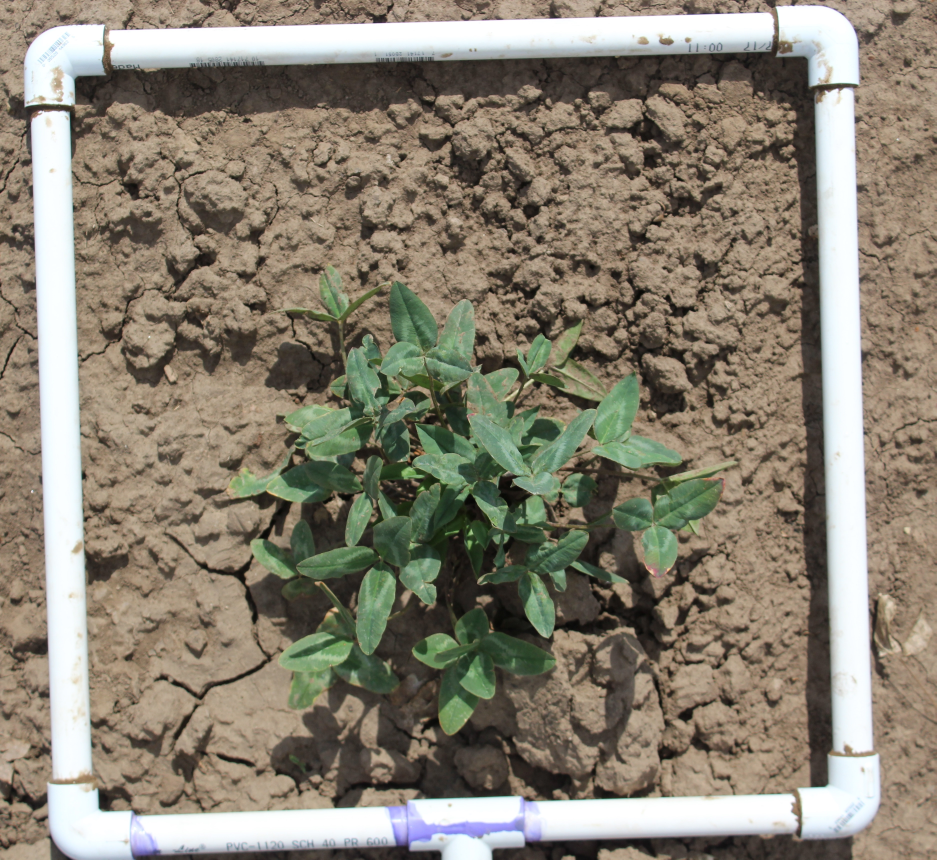
#> input picture OneSegmentImages/Ta00047.jpg, 3745 x 3439 px (shown at 1/4 size); its folder holds only this picture in this run
$ python GroundCover-1SegmentPVCGrid.py
#> lines starting #> are read from the running program, lines starting #| are printed output that depends on the picture; after the words box and inside, x2 and y2 are one past the last pixel; in counts of white or black regions, pixels touching at a corner belong together
# Import the necessary libraries
import cv2
import numpy as np
import matplotlib.pyplot as plt
from sklearn.neighbors import KDTree
from numpy import random, nanmax, argmax, unravel_index
from scipy.spatial.distance import pdist, squareform
from math import sqrt
from itertools import combinations
from random import randint
import math
from collections import defaultdict, OrderedDict, Counter
from skimage import data, segmentation, color
from skimage.future import graph
from matplotlib import pyplot as plt
from skimage import io
import numpy as np
import cv2
from skimage.segmentation import mark_boundaries
from matplotlib.lines import Line2D
from operator import is_not, itemgetter
from functools import partial, reduce
import time
import glob
import os
from os import listdir
import random as rng
import glob
import csv
import pandas as pd
import sys
from shapely.geometry import LineString, Point
import operator

CURRENT_DIRECTORY = os.getcwd()
GRID_IMAGE_PATH = os.path.join(CURRENT_DIRECTORY, "grids", "")
VERTICAL_LINE_INPUT_PATH = os.path.join(CURRENT_DIRECTORY, "PVCGrids", "")
SUBTRACTED_IMAGE_INPUT_PATH = os.path.join(CURRENT_DIRECTORY, "subtracted_output", "")
THRESHED_IMAGE_PATH = os.path.join(CURRENT_DIRECTORY, "threshed_images", "")
OUTPUT_PATH = os.path.join(CURRENT_DIRECTORY, "boundary_lines_bitwise_slic_pvc_output", "")
REG_HOUGHLINES_PATH = os.path.join(CURRENT_DIRECTORY, "regHoughLines", "")
CONTOUR_IMAGE_PATH = os.path.join(CURRENT_DIRECTORY, "PVCGrids", "")
CONTOUR_HORIZONTAL_LINE_INTERSECTION_PATH = os.path.join(CURRENT_DIRECTORY, "ContourHorizontalLineIntersections", "")
BITWISE_IMAGE_PATH = os.path.join(CURRENT_DIRECTORY, "bitwise", "")
CROPCOVER_IMAGE_PATH = os.path.join(CURRENT_DIRECTORY, "subtracted_output", "")
BITWISE_INPUT_PATH = os.path.join(CURRENT_DIRECTORY, "bitwise", "")
PLANT_OUTPUT_PATH = os.path.join(CURRENT_DIRECTORY, "boundary_lines_grid", "")
PVCFRAME_OUTPUT_PATH = os.path.join(CURRENT_DIRECTORY, "bitwise_slic_pvc", "")
FINAL_HSV_OUTPUT_PATH = os.path.join(CURRENT_DIRECTORY, "finalHSV", "")
SUBTRACTED_IMAGE_OUTPUT_PATH = os.path.join(CURRENT_DIRECTORY, "subtracted_output", "")
UNWARPED_IMAGE_PATH = os.path.join(CURRENT_DIRECTORY, "OneSegmentUnwarped", "")

counter = 0
kernel = np.ones((3, 3), np.uint8)


# https://stackoverflow.com/questions/45531074/how-to-merge-lines-after-houghlinesp
# Merges multiple small line segments into a single line segment
def merge_lines_pipeline_2(lines):
    super_lines_final = []
    super_lines = []
    min_distance_to_merge = 50
    min_angle_to_merge = 3

    for line in lines:
        create_new_group = True
        group_updated = False

        for group in super_lines:
            for line2 in group:
                if get_distance(line2, line) < min_distance_to_merge:
                    # check the angle between lines
                    orientation_i = math.atan2((line[0][1]-line[1][1]),(line[0][0]-line[1][0]))
                    orientation_j = math.atan2((line2[0][1]-line2[1][1]),(line2[0][0]-line2[1][0]))

                    if int(abs(abs(math.degrees(orientation_i)) - abs(math.degrees(orientation_j)))) < min_angle_to_merge:
                        #print("angles", orientation_i, orientation_j)
                        #print(int(abs(orientation_i - orientation_j)))
                        group.append(line)

                        create_new_group = False
                        group_updated = True
                        break

            if group_updated:
                break

        if (create_new_group):
            new_group = []
            new_group.append(line)

            for idx, line2 in enumerate(lines):
                # check the distance between lines
                if get_distance(line2, line) < min_distance_to_merge:
                    # check the angle between lines
                    orientation_i = math.atan2((line[0][1]-line[1][1]),(line[0][0]-line[1][0]))
                    orientation_j = math.atan2((line2[0][1]-line2[1][1]),(line2[0][0]-line2[1][0]))

                    if int(abs(abs(math.degrees(orientation_i)) - abs(math.degrees(orientation_j)))) < min_angle_to_merge:
                        #print("angles", orientation_i, orientation_j)
                        #print(int(abs(orientation_i - orientation_j)))

                        new_group.append(line2)

                        # remove line from lines list
                        #lines[idx] = False
            # append new group
            super_lines.append(new_group)


    for group in super_lines:
        super_lines_final.append(merge_lines_segments1(group))

    return super_lines_final

# Finds the length of a line segment given end points
def lineMagnitude (x1, y1, x2, y2):
    lineMagnitude = math.sqrt(math.pow((x2 - x1), 2)+ math.pow((y2 - y1), 2))
    return lineMagnitude

def merge_lines_segments1(lines, use_log=False):
    if(len(lines) == 1):
        return lines[0]

    line_i = lines[0]

    # orientation
    orientation_i = math.atan2((line_i[0][1]-line_i[1][1]),(line_i[0][0]-line_i[1][0]))

    points = []
    for line in lines:
        points.append(line[0])
        points.append(line[1])

    if (abs(math.degrees(orientation_i)) > 45) and abs(math.degrees(orientation_i)) < (90+45):

        #sort by y
        points = sorted(points, key=lambda point: point[1])

        if use_log:
            print("use y")
    else:

        #sort by x
        points = sorted(points, key=lambda point: point[0])

        if use_log:
            print("use x")

    return [points[0], points[len(points)-1]]

# https://docs.scipy.org/doc/scipy/reference/generated/scipy.spatial.distance.cdist.html
# https://stackoverflow.com/questions/32702075/what-would-be-the-fastest-way-to-find-the-maximum-of-all-possible-distances-betw
# [10 lines left out: function lines_close, not called in this run]

#Calc minimum distance from a point and a line segment (i.e. consecutive vertices in a polyline).
# https://nodedangles.wordpress.com/2010/05/16/measuring-distance-from-a-point-to-a-line-segment/
# http://paulbourke.net/geometry/pointlineplane/
def DistancePointLine(px, py, x1, y1, x2, y2):
    #http://local.wasp.uwa.edu.au/~pbourke/geometry/pointline/source.vba
    LineMag = lineMagnitude(x1, y1, x2, y2)

    if LineMag < 0.00000001:
        DistancePointLine = 9999
        return DistancePointLine

    u1 = (((px - x1) * (x2 - x1)) + ((py - y1) * (y2 - y1)))
    u = u1 / (LineMag * LineMag)

    if (u < 0.00001) or (u > 1):
        #// closest point does not fall within the line segment, take the shorter distance
        #// to an endpoint
        ix = lineMagnitude(px, py, x1, y1)
        iy = lineMagnitude(px, py, x2, y2)
        if ix > iy:
            DistancePointLine = iy
        else:
            DistancePointLine = ix
    else:
        # Intersecting point is on the line, use the formula
        ix = x1 + u * (x2 - x1)
        iy = y1 + u * (y2 - y1)
        DistancePointLine = lineMagnitude(px, py, ix, iy)

    return DistancePointLine


def get_distance(line1, line2):
    dist1 = DistancePointLine(line1[0][0], line1[0][1],
                              line2[0][0], line2[0][1], line2[1][0], line2[1][1])
    dist2 = DistancePointLine(line1[1][0], line1[1][1],
                              line2[0][0], line2[0][1], line2[1][0], line2[1][1])
    dist3 = DistancePointLine(line2[0][0], line2[0][1],
                              line1[0][0], line1[0][1], line1[1][0], line1[1][1])
    dist4 = DistancePointLine(line2[1][0], line2[1][1],
                              line1[0][0], line1[0][1], line1[1][0], line1[1][1])


    return min(dist1,dist2,dist3,dist4)

# Finds the slope of the line given two points on it
def findSlope(a, b):
        if (b[0] - a[0]) == 0:
            return math.inf
        return ((b[1] - a[1])/(b[0] - a[0]))

# Finds the distance between vertical lines that are parallel to each other
# **** This method isn't used in the final version ****
# [29 lines left out: functions FindDistanceBetweenParallelVerticalLines, GetLongestLineandMagnitude, not called in this run]


def GetVerticalandHorizontalLinesforGrid(horizontalLines, verticalLines, imgWidth, imgHeight):
    print("Hor Line: " + str(horizontalLines))
    print("Ver Line: " + str(len(verticalLines)))

    imgCenter = (imgHeight//2, imgWidth//2)


    if len(horizontalLines) == 0:
        horizontalLines.append([(0, 0), (imgWidth, 0)])
        horizontalLines.append([(0, imgHeight), (imgWidth, imgHeight)])
    elif len(horizontalLines) == 1:
        print("in horizontal line")
        line = horizontalLines[0]
        (x1, y1) = (line[0][0], line[0][1])
        if y1 < imgCenter[0]:
            horizontalLines.append([(0, imgHeight), (imgWidth, imgHeight)])
        else:
            horizontalLines.append([(0, 0), (imgWidth, 0)])

    if len(verticalLines) == 0:
        verticalLines.append([(0, 0), (imgHeight, 0)])
        verticalLines.append([(imgWidth, 0), (imgWidth, imgHeight)])
    elif len(verticalLines) == 1:
        line = verticalLines[0]
        (x1, y1) = (line[0][0], line[0][1])
        if x1 < imgCenter[1]:
            verticalLines.append([(imgWidth, 0), (imgWidth, imgHeight)])
        else:
            verticalLines.append([(0, 0), (0, imgHeight)])

    print(horizontalLines)
    leftLines = []
    rightLines = []
    topLines = []
    bottomLines = []
    for line in verticalLines:
        (x1, y1) = (line[0][0], line[0][1])
        (x2, y2) = (line[1][0], line[1][1])
        if x1 < imgCenter[1]:
            leftLines.append([(x1, y1), (x2, y2)])
        else:
            rightLines.append([(x1, y1), (x2, y2)])

    for line in horizontalLines:
        (x1, y1) = (line[0][0], line[0][1])
        (x2, y2) = (line[1][0], line[1][1])
        if y1 < imgCenter[0]:
            topLines.append([(x1, y1), (x2, y2)])
        else:
            bottomLines.append([(x1, y1), (x2, y2)])

    leftLines = sorted(leftLines, key = lambda x: x[0][0])
    rightLines = sorted(rightLines, key = lambda x: x[0][0])
    topLines = sorted(topLines, key = lambda x: x[0][1])
    bottomLines = sorted(bottomLines, key = lambda x: x[0][1])

    print("leftLines" + str(leftLines))
    print("rightLines" + str(rightLines))
    print("topLines" + str(topLines))
    print("bottomLines" + str(bottomLines))

    validLines = []
    if len(leftLines) > 0:
        validLines.append(leftLines[-1])
    else:
        validLines.append([(0, 0), (0, imgHeight)])

    if len(rightLines) > 0:
        validLines.append(rightLines[0])
    else:
        validLines.append([(imgWidth, 0), (imgWidth, imgHeight)])

    if len(topLines) > 0:
        validLines.append(topLines[-1])
    else:
        validLines.append([(0, 0), (imgWidth, 0)])

    if len(bottomLines) > 0:
        validLines.append(bottomLines[0])
    else:
        validLines.append([(0, imgHeight), (imgWidth, imgHeight)])

    print("valid lines length: " + str(len(validLines)))

    validLines = ExtendLinesInfinitely(validLines, imgHeight)

    return validLines

def FindPointsofIntersectionofLines(lines, imgWidth, imgHeight):
    leftLine = validLines[0]
    rightLine = validLines[1]
    topLine = validLines[2]
    bottomLine = validLines[3]

    print("points of intersection lines")
    print("left line: " + str(leftLine))
    print("right line: " + str(rightLine))
    print("top Line: " + str(topLine))
    print("bottom line: " + str(bottomLine))

    leftLine = LineString([(leftLine[0][0], leftLine[0][1]), (leftLine[1][0], leftLine[1][1])])
    rightLine = LineString([(rightLine[0][0], rightLine[0][1]), (rightLine[1][0], rightLine[1][1])])
    topLine = LineString([(topLine[0][0], topLine[0][1]), (topLine[1][0], topLine[1][1])])
    bottomLine = LineString([(bottomLine[0][0], bottomLine[0][1]), (bottomLine[1][0], bottomLine[1][1])])

    upperLeftIntersection = leftLine.intersection(topLine)
    lowerLeftIntersection = leftLine.intersection(bottomLine)
    upperRightIntersection = rightLine.intersection(topLine)
    lowerRightIntersection = rightLine.intersection(bottomLine)

    if upperLeftIntersection.is_empty:
        upperLeftIntersection = Point(0, 0)
    if lowerLeftIntersection.is_empty:
        lowerLeftIntersection = Point(0, imgHeight)
    if upperRightIntersection.is_empty:
        upperRightIntersection = Point(imgWidth, 0)
    if lowerRightIntersection.is_empty:
        lowerRightIntersection = Point(int(imgWidth - 1), int(imgHeight - 1))

    print("lower right intersection" + str(lowerRightIntersection))
    pts = np.array([[int(upperLeftIntersection.x), int(upperLeftIntersection.y)], [int(upperRightIntersection.x), int(upperRightIntersection.y)],
                           [int(lowerRightIntersection.x), int(lowerRightIntersection.y)], [int(lowerLeftIntersection.x), int(lowerLeftIntersection.y)]])

    return pts

def UnwarpImage(pts, img):
    minRect = cv2.minAreaRect(pts)

    box = cv2.boxPoints(minRect)
    box = np.int0(box)

    width = int(minRect[1][0])
    height = int(minRect[1][1])

    src_pts = box.astype("float32")

    # coordinate of the points in box points after the rectangle has been
    # straightened
    dst_pts = np.array([[0, height-1],
                        [0, 0],
                        [width-1, 0],
                        [width-1, height-1]], dtype="float32")

    # the perspective transformation matrix
    M = cv2.getPerspectiveTransform(src_pts, dst_pts)

    # directly warp the rotated rectangle to get the straightened rectangle
    warped = cv2.warpPerspective(img, M, (width, height))

    cv2.imwrite("unwarped.jpg", warped)

    return warped

# [347 lines left out: functions ExtractBitwiseImagesofPVCGrid, EstimatePlantCover, GetVerticalBoundariesofPVCGrid, CheckifLineisonGrid, FindLineClosesttoBoundary, FindLeftandRightVerticalLinesAlongGrid and 1 more, not called in this run]

def WriteImage(img, dir, filename):
    if not os.path.exists(dir):
        os.makedirs(dir)
    cv2.imwrite(os.path.join(CURRENT_DIRECTORY, dir, filename.split("\\")[-1]), img)

# Finds the intersection of the horizontal lines with grid contour
# [197 lines left out: functions FindIntersectionofHorizontalLineswithGridContour, FindAreaofEachSegment, EstimateCropCoverwithinSegment, not called in this run]

# Finds area of triangle formed by three points
# **** This method is not used in the final version ****
def FindAreaofTriangle(pt1, pt2, pt3):
    return 0.5 * abs((pt1.x * (pt2.y - pt3.y)) + (pt2.x * (pt3.y - pt1.y)) + (pt3.x * (pt1.y - pt2.y)))

# Finds vertical lines along the PVC grid
# **** This method is not used in the final version ****
# [75 lines left out: functions FindVerticalLinesAlongGrid, GroupLinesbySegment, not called in this run]

def RetrieveParallelLines(lines):
    lineDict = {}
    for i in range(len(lines)):
        x1, y1, x2, y2 = lines[i][0]
        slope = round(abs(findSlope((x1, y1), (x2, y2))), 2)
        lineDict[i] = slope
    mode = findDictMode(lineDict)
    #print("mode :" + str(mode))
    horizontalLines = []
    verticalLines = []
    for k, v in lineDict.items():
        if v < 10 and v != 0.45:
            horizontalLines.append(lines[k])
        if v > 10:
            verticalLines.append(lines[k])

    return horizontalLines, verticalLines

def findDictMode(input_dict):
    track={}

    for key,value in input_dict.items():
        if value not in track:
            track[value]=0
        else:
            track[value]+=1

    return max(track,key=track.get)

def get_lines(lines_in):
    return [l[0] for l in lines_in]

def MergeLines(lines):
    # prepare
    _lines = []
    for _line in get_lines(lines):
        _lines.append([(_line[0], _line[1]),(_line[2], _line[3])])
    # sort
    _lines_x = []
    _lines_y = []
    for line_i in _lines:
        orientation_i = math.atan2((line_i[0][1]-line_i[1][1]),(line_i[0][0]-line_i[1][0]))
        if (abs(math.degrees(orientation_i)) > 45) and abs(math.degrees(orientation_i)) < (90+45):
            _lines_y.append(line_i)
        else:
            _lines_x.append(line_i)

    _lines_x = sorted(_lines_x, key=lambda _line: _line[0][0])
    _lines_y = sorted(_lines_y, key=lambda _line: _line[0][1])

    merged_lines_x = merge_lines_pipeline_2(_lines_x)
    merged_lines_y = merge_lines_pipeline_2(_lines_y)

    merged_lines_all = []
    merged_lines_all.extend(merged_lines_x)
    merged_lines_all.extend(merged_lines_y)
    return merged_lines_all


def ExtendLinesInfinitely(lines, imgHeight):
    extendedLines = []

    for line in lines:
        slope = (findSlope(line[0], line[1]))

        if math.isinf(abs(slope)):
            y1 = 0
            y2 = imgHeight
            print("inf line: " + str(line))
            extendedLines.append([(line[0][0], y1), (line[1][0], y2)])

        else:
            slope = math.atan2((line[1][1] - line[0][1]), (line[1][0] - line[0][0]))
            #print("slope of line: " + str(slope))
            r = math.sqrt(1 + (slope * slope))
            x1 = int(line[0][0] - 10000 * math.cos(slope))
            y1 = int(line[0][1] - 10000 * math.sin(slope))

            x2 = int(line[1][0] + 10000 * math.cos(slope))
            y2 = int(line[1][1] + 10000 * math.sin(slope))

            extendedLines.append([(x1, y1), (x2, y2)])

    print("extended lines")
    print(extendedLines)
    return extendedLines

kernel = np.ones((3, 3), np.uint8)


# Estimates the are of plant cover within a segment
# [153 lines left out: functions EstimateSegmentArea, FindLargestContourIndex, GroupLinesbyDirectionandFindValidLines, RemoveGridfromSLICImage, not called in this run]


    #cv2.imwrite("gridRemoval.jpg", thresh)


if os.path.isfile("KuraFieldPicture_7.3.17.txt"):
        os.remove("KuraFieldPicture_7.3.17.txt")
outputFile = open("KuraFieldPicture_7.3.17.txt", "w")

for filename in glob.glob(os.path.join(CURRENT_DIRECTORY, "OneSegmentImages", "*.jpg")):
    # read the image file
    img = cv2.imread(filename)
#> img is the input picture: shape (3439, 3745, 3); mean B, G, R 114.1, 129.2, 136.9

    # create a copy and operate on it so as to leave the original image untouched
    img_copy = img.copy()

    slic_img_copy = img.copy()

    # convert from BGR to HSV color space
    img_copy = cv2.cvtColor(img_copy, cv2.COLOR_BGR2HSV)
#> img_copy: shape (3439, 3745, 3); mean H, S, V 31.6, 58.6, 141.2

    # lower and upper bounds of H, S and V to identify the PVC grid in image
    # These values are determined empirically and vary by the color of the PVC grid in consideration
    lowerRange = np.array([0, 0, 193])
    upperRange = np.array([180, 40, 255])

    # Extracting all pixels in image that correspond to the PVC grid
    thresh = cv2.inRange(img_copy, lowerRange, upperRange)
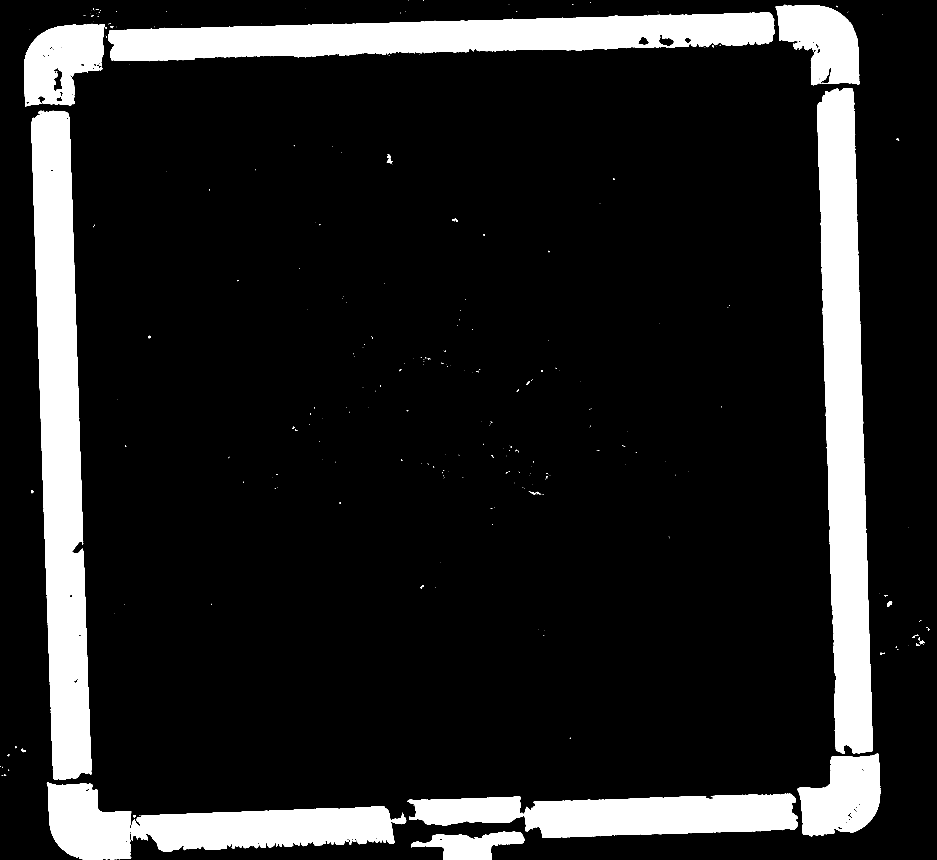
#> thresh: shape (3439, 3745) (shown at 1/4 size); 13.8% white; 357 white regions (307 under 20 px), largest, box (x1, y1, x2, y2) and area: (125, 443, 366, 3119) 405332, (3269, 352, 3491, 3016) 384734, (433, 49, 3098, 245) 323845

    #cv2.imwrite('thresh2.jpg', thresh)

    # Binary threshold the image to set all PVC grid pixels to 255.
    ret, gray = cv2.threshold(thresh, 220, 255, cv2.THRESH_BINARY)

    img_gray = gray.copy()#cv2.cvtColor(thresh, cv2.COLOR_BGR2GRAY)

    # Create a mask image where all pixels are set to 0 (black image)
    ctr_img = np.zeros(img_gray.shape, np.uint8)

    # Create a kernel to operate on the grayscale image.
    # The size of the kernel is a standard (3, 3)
    kernel = np.ones((3, 3), np.uint8)

    # Apply dilation to enhance the PVC grid on the image so contours can be extracted
    img_gray = cv2.dilate(img_gray, kernel, iterations = 2)
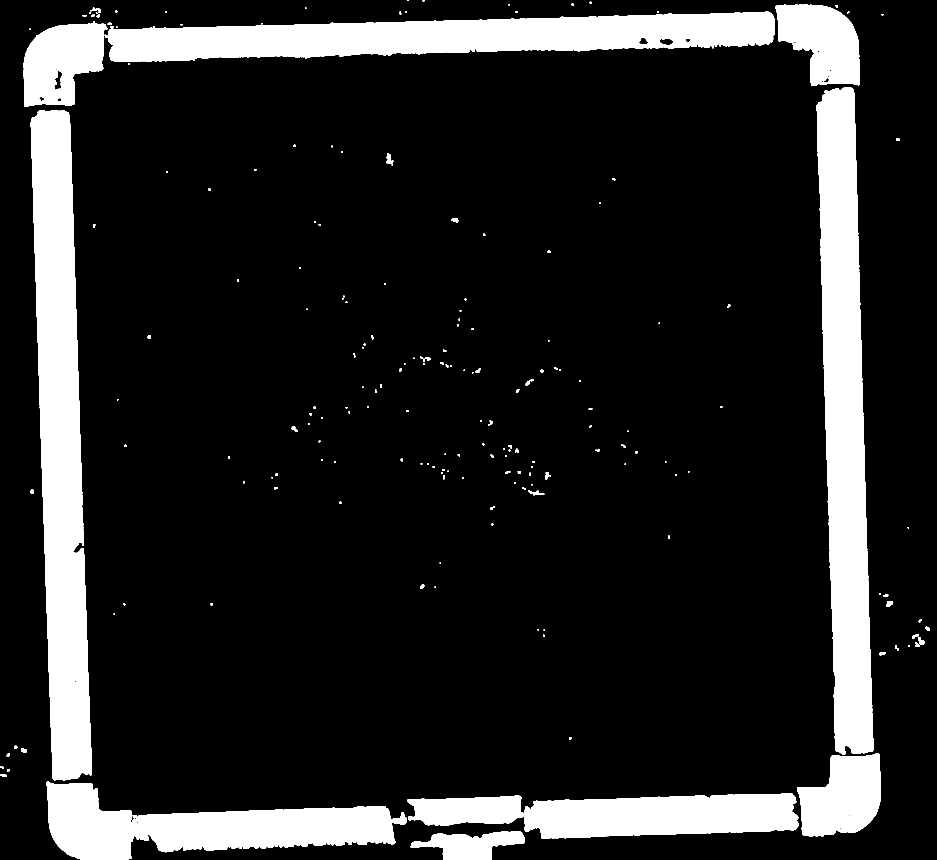
#> img_gray: shape (3439, 3745) (shown at 1/4 size); 14.5% white; 216 white regions, largest, box (x1, y1, x2, y2) and area: (123, 441, 368, 3121) 418314, (3267, 350, 3493, 3018) 397500, (431, 47, 3100, 247) 338828

    # Perform canny edge detection to detect the edges in the image
    edges = cv2.Canny(image=img_gray, threshold1=100, threshold2=200) # Canny Edge Detection
#> edges: shape (3439, 3745); 0.29% white in thin lines or dots

    #cv2.imwrite(os.path.join(CURRENT_DIRECTORY, "canny", filename.split("\\")[-1]), edges)
    WriteImage(edges, "canny", filename)
#> (the rest of the program and of its run is left out)
